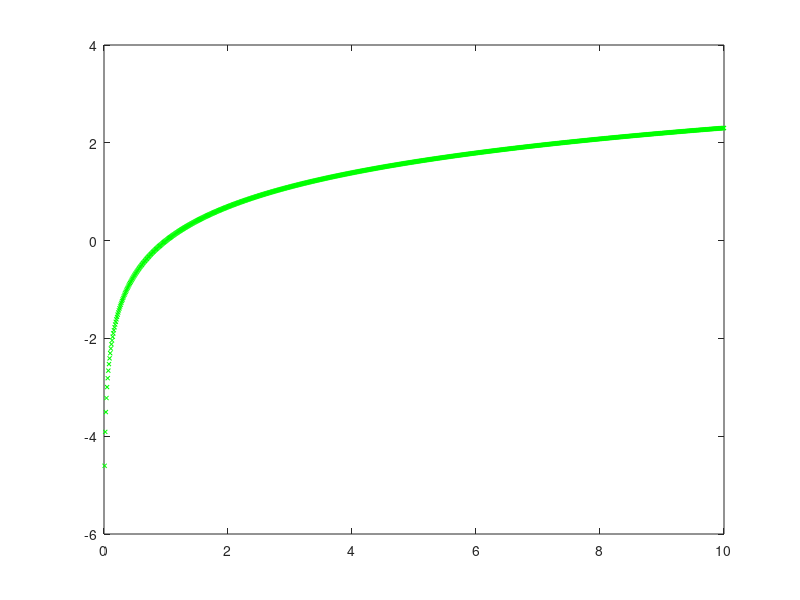
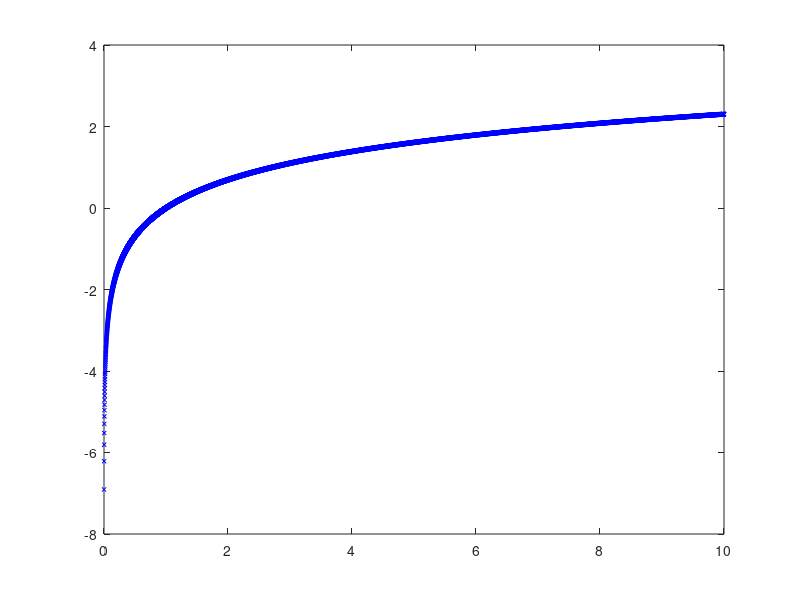
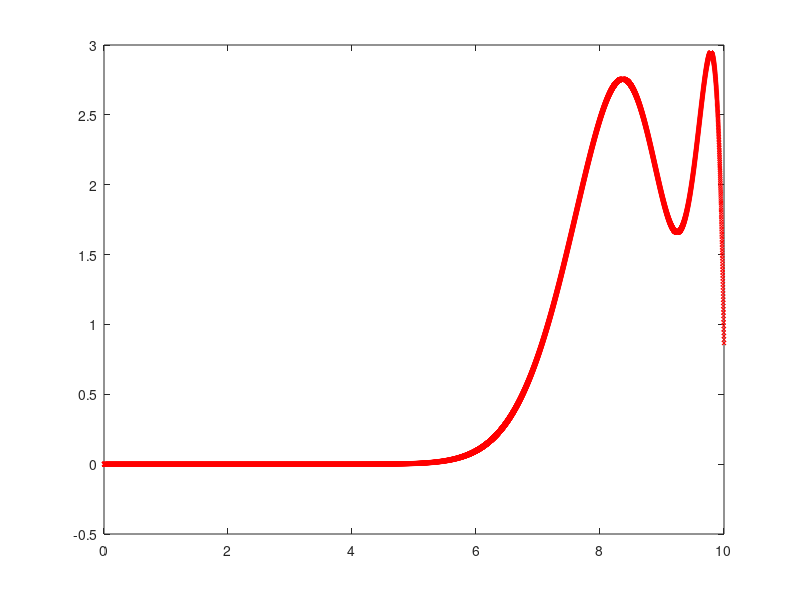

The MATLAB script that drew these images, in order:
clear ; close all; clc

data = load('learn.txt');
xlearn = data(:, 1); ylearn = data(:, 2);
m = length(ylearn); % number of training examples

theta = [];
X = [];
tailor_series_size = 20
for n = 1:1:tailor_series_size
	feature = (-1)^(n + 1) / n * (xlearn - 1).^n;	 
	X = [X, feature];
	theta = pinv(X' * X)*X'*ylearn;
	val = X * theta;
	fprintf('mse %f\n', sum((ylearn - val).^2)/m);	
endfor

X
theta

data = load('test.txt');
x = data(:, 1); y = data(:, 2);
m = length(x);

X = [];
for n = 1:1:tailor_series_size
	feature = (-1)^(n + 1) / n * (x - 1).^n;	 
	X = [X, feature];
endfor
val = X * theta;
mse = sum((y - val).^2)/m


 plot(xlearn, ylearn, 'rx', 'MarkerSize', 3, 'color', 'green'); 
 figure
plot(x, y, 'rx', 'MarkerSize', 3, 'color', 'blue'); 
 figure; 
plot(x, val, 'rx', 'MarkerSize', 3, 'color', 'red'); 
%plot(x, val, 'rx', 'MarkerSize', 3); 
 figure; 


